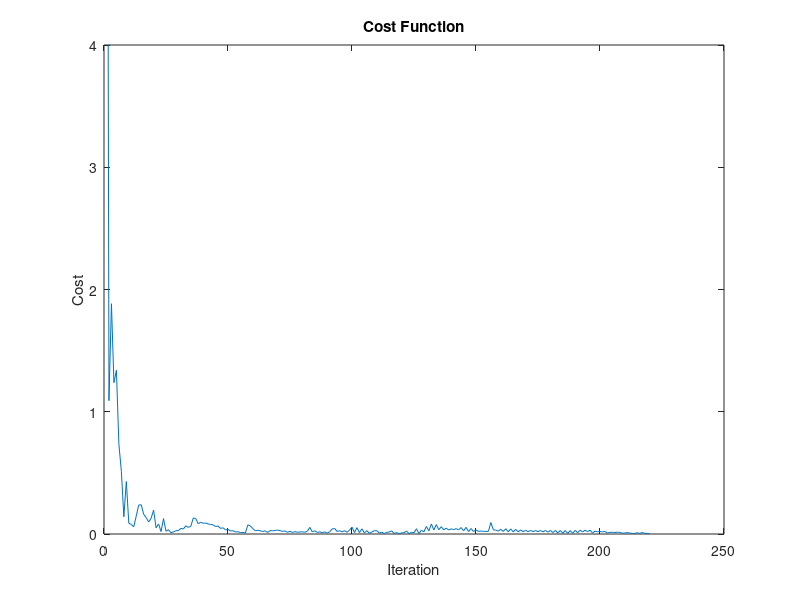

Write the MATLAB code that produced this figure. (Note: this script raises an error after producing the figure.)
%% Load the neural-network model
position_values = load('position_values.mat');
theta_values = load('theta_values.mat');
position_values = position_values.position_matrix;
theta_values = theta_values.theta_values;
net = load('inverse_kinematic_network4.mat');
net = net.net;
tr = load('inverse_kinematic_network4_tr.mat');
tr = tr.tr;

%% Put inputs 
fprintf('\nNumber of iteration that has done in this training is: %d\n\n', tr.num_epochs);

%Plot the cost function
figure(1)
plot(tr.gradient);
axis([0 250 0 4])
hold on
title('Cost Function');
xlabel('Iteration');
ylabel('Cost');
pause(0.5);
hold off

fprintf('This program calculates the inverse kinematics of a 3-DOF robot arm.\n');
fprintf('There are 14445 samples in the data set.\n');
fprintf('The working range of the robot arm for given joint values are like that:\n\n');
fprintf('Min position of the robot for X-axis:%.2f m\n',min(position_values(1,:)));
fprintf('Max position of the robot for X-axis:%.2f m\n\n',max(position_values(1,:)));

fprintf('Min position of the robot for Y-axis:%.2f m\n',min(position_values(2,:)));
fprintf('Max position of the robot for Y-axis:%.2f m\n\n',max(position_values(2,:)));

fprintf('Min position of the robot for Z-axis:%.2f m\n',min(position_values(3,:)));
fprintf('Max position of the robot for Z-axis:%.2f m\n\n',max(position_values(3,:)));

selection = input('Type -data- to work with training data. Type -new- to try new data:\n', 's');

if selection == "data"
    fprintf('Please type the index that you want to calculates its inverse kinematics.\n');
    index_str = input('Index Number:','s');
    index = str2double(index_str);
    
    figure(2)
    plot3(position_values(1,:),position_values(2,:), position_values(3,:))
    hold on
    title('Work space of the robot arm');
    hold off
    
    a = net(position_values(:,index));
    fprintf('The joint values produced by network for that position will be like this:\n');
    fprintf('Theta1 = %.2f\n', a(1));
    fprintf('Theta2 = %.2f\n', a(2));
    fprintf('Theta3 = %.2f\n', a(3));
    
    fprintf('\nReal theta values for this position are like that:\n');
    fprintf('Theta1 = %.2f\n', theta_values(1,index));
    fprintf('Theta2 = %.2f\n', theta_values(2,index));
    fprintf('Theta3 = %.2f\n', theta_values(3,index));
    
    fprintf('\nReal postion for this index are like that:\n');
    fprintf('X position = %.2f\n', position_values(1,index));
    fprintf('Y position = %.2f\n', position_values(2,index));
    fprintf('Z position = %.2f\n', position_values(3,index));
    
    fprintf('\nAfter we calculate the forward kineamtics with the values produced by neural network:\n');
    forward_kinematic_for_nn = forward_kinematic_calculator(a);
    fprintf('X position = %.2f\n', forward_kinematic_for_nn(1));
    fprintf('Y position = %.2f\n', forward_kinematic_for_nn(2));
    fprintf('Z position = %.2f\n', forward_kinematic_for_nn(3));
    
    error_x = 100*((abs((forward_kinematic_for_nn(1)) - (position_values(1,index))))/ (abs(max(position_values(1,:))) + abs(min(position_values(1,:)))));
    error_y = 100*((abs((forward_kinematic_for_nn(2)) - (position_values(2,index))))/ (abs(max(position_values(2,:))) + abs(min(position_values(2,:)))));
    error_z = 100*((abs((forward_kinematic_for_nn(3)) - (position_values(3,index))))/ (abs(max(position_values(3,:))) + abs(min(position_values(3,:)))));
    
    fprintf('\nErrors between real and calculated positions:\n');
    fprintf('Error for the X position = %.2f\n', error_x);
    fprintf('Error for the Y position = %.2f\n', error_y);
    fprintf('Error for the Z position = %.2f\n', error_z);
    
else
    fprintf('\nPlease put X,Y,Z values between the values stated in the above.\n');
    x_input = input('Put x-axis position:','s');
    x_input = str2double(x_input);
    
    y_input = input('Put y-axis position:','s');
    y_input = str2double(y_input);
    
    z_input = input('Put z-axis position:','s');
    z_input = str2double(z_input);
    
    input_for_nn = [x_input; y_input; z_input];
    
    theta_output_nn = net(input_for_nn);
    fprintf('\nTheta values produced by neural network are like that:\n');
    fprintf('Theta1 = %.2f\n', theta_output_nn(1));
    fprintf('Theta2 = %.2f\n', theta_output_nn(2));
    fprintf('Theta3 = %.2f\n', theta_output_nn(3));
    
    fprintf('\nThe calculated positions will be like this:\n');
    calculated_positions = forward_kinematic_calculator(theta_output_nn);
    fprintf('Calculated x position: %.2f\n', calculated_positions(1));
    fprintf('Calculated y position: %.2f\n', calculated_positions(2));
    fprintf('Calculated z position: %.2f\n', calculated_positions(3));
    
    error_x = 100*((abs(calculated_positions(1) - x_input))/(abs(max(position_values(1,:))) + abs(min(position_values(1,:)))));
    error_y = 100*((abs(calculated_positions(2) - y_input))/(abs(max(position_values(2,:))) + abs(min(position_values(2,:)))));
    error_z = 100*((abs(calculated_positions(3) - z_input))/(abs(max(position_values(3,:))) + abs(min(position_values(3,:)))));
    
    fprintf('\nErrors in kinematic relative to workspace:\n'); 
    fprintf('Error in x-axis:%.2f\n', error_x);
    fprintf('Error in y-axis:%.2f\n', error_y);
    fprintf('Error in z-axis:%.2f\n', error_z); 
end






